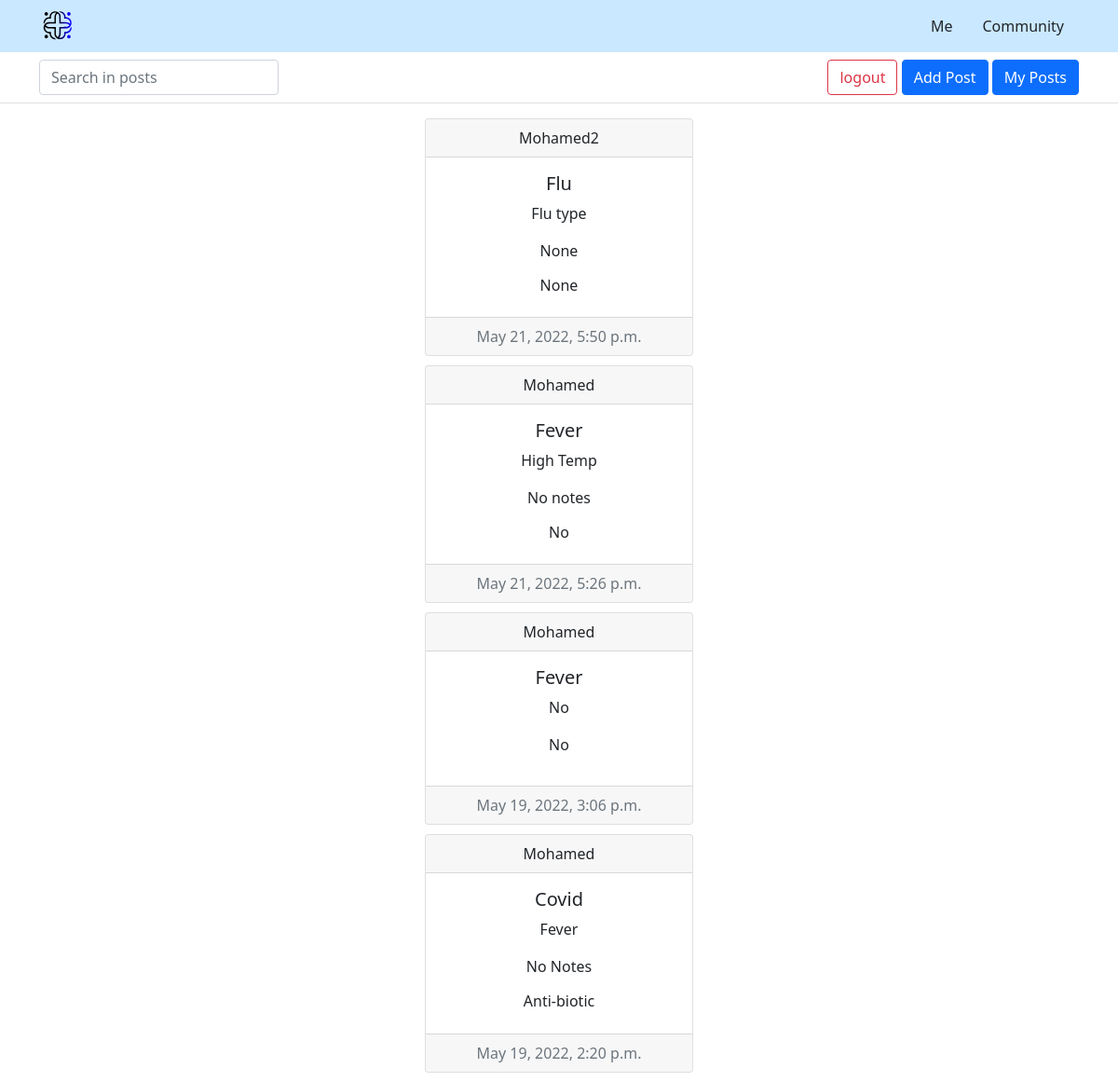
Screenshot of /posts/ (signed in) with the database file from the repository.
### main/models.py (models this page shows)
class Posts(models.Model):
    author = models.ForeignKey(User, on_delete=models.CASCADE)
    symptoms = models.CharField(max_length=300)
    medications = models.CharField(max_length=300)
    diagnosis = models.CharField(max_length=150)
    Notes = models.TextField(max_length=300)
    created_at = models.DateTimeField(auto_now_add=True)
    updated_at = models.DateTimeField(auto_now=True)
    class Meta:
        ordering = ['-created_at', '-updated_at']

class User(AbstractUser):
    email = models.EmailField()

### main/views.py (the view)
# urls.py: path('posts/', views.posts, name='posts'),
def posts(request):
    q = request.GET.get('q')
    if q is None:
        q = ""
    posts = Posts.objects.filter(
        Q(symptoms__contains = q) |
        Q(diagnosis__contains = q) |
        Q(Notes__contains = q) |
        Q(medications = q)
    )
    return render(request, "main/posts.html", {
        "posts": posts,
    })

### main/templates/main/posts.html (shortened to what this page needs)
{% extends "main_post.html" %}
{% block body %}
{% for post in posts %}
<div class="posts_center">
    <div class="card text-center" style="width: 18rem;">
        <div class="card-header">
            {{ post.author }}
        </div>
        <div class="card-body">
            <h5 class="card-title">{{ post.diagnosis }}</h5>
            <p class="card-text">{{ post.symptoms }}</p>
            <p class="card-text">{{ post.Notes }}</p>
            <h6>{{ post.medications }}</h6>
        </div>
        <div class="card-footer text-muted">
            {{ post.created_at }}
        </div>
    </div>
</div>
{% endfor %}
{% endblock %}

### templates/main_post.html (style rules this page uses)
.card { margin: 0 auto; float: none; margin-bottom: 10px; }

### rows the page displays
Posts: author "Mohamed2", diagnosis "Flu", symptoms "Flu type", Notes "None", medications "None", created_at "May 21, 2022, 5:50 p.m."
Posts: author "Mohamed", diagnosis "Fever", symptoms "High Temp", Notes "No notes", medications "No", created_at "May 21, 2022, 5:26 p.m."
Posts: author "Mohamed", diagnosis "Fever", symptoms "No", Notes "No", created_at "May 19, 2022, 3:06 p.m."
Posts: author "Mohamed", diagnosis "Covid", symptoms "Fever", Notes "No Notes", medications "Anti-biotic", created_at "May 19, 2022, 2:20 p.m."
